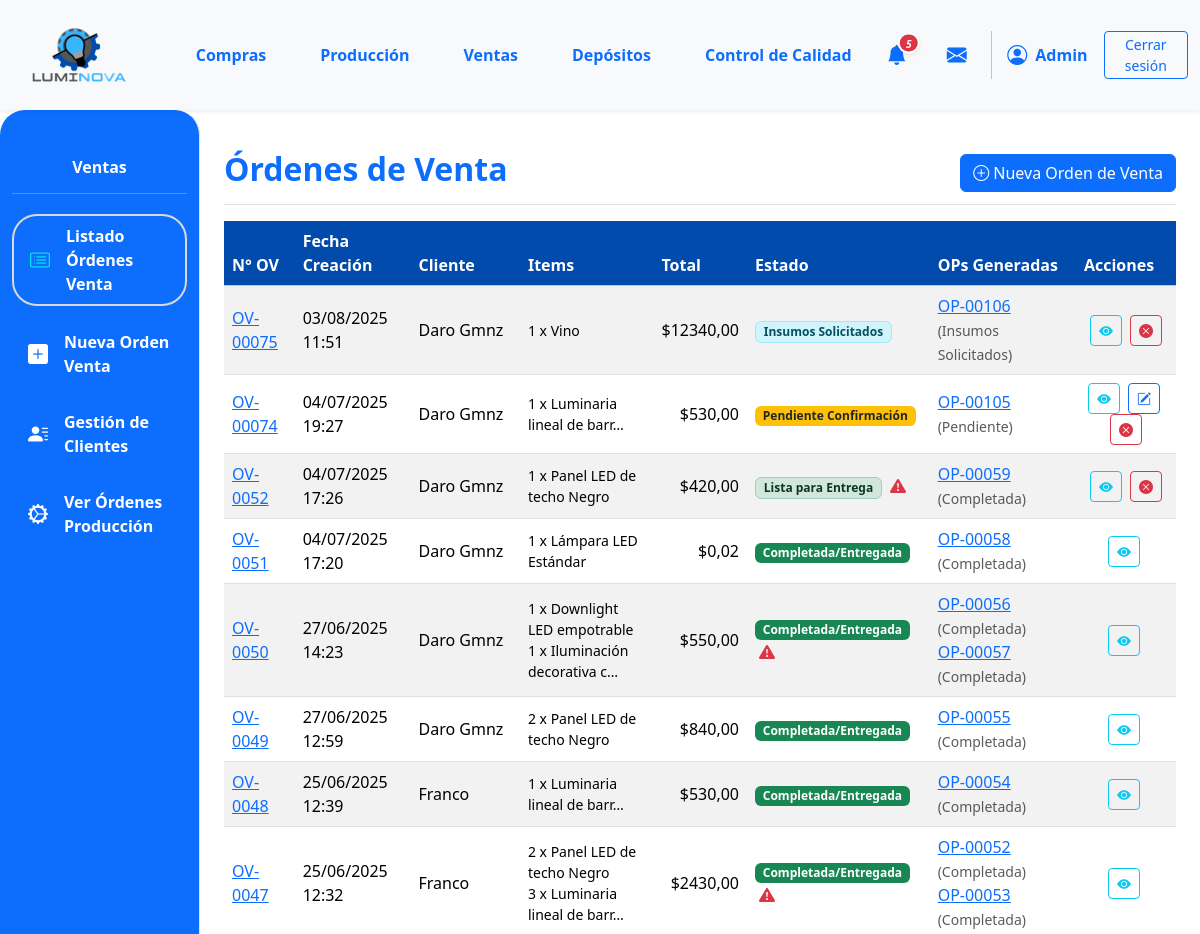
The page /ventas/ventas/ (signed in, upper part) on the database as committed earlier.
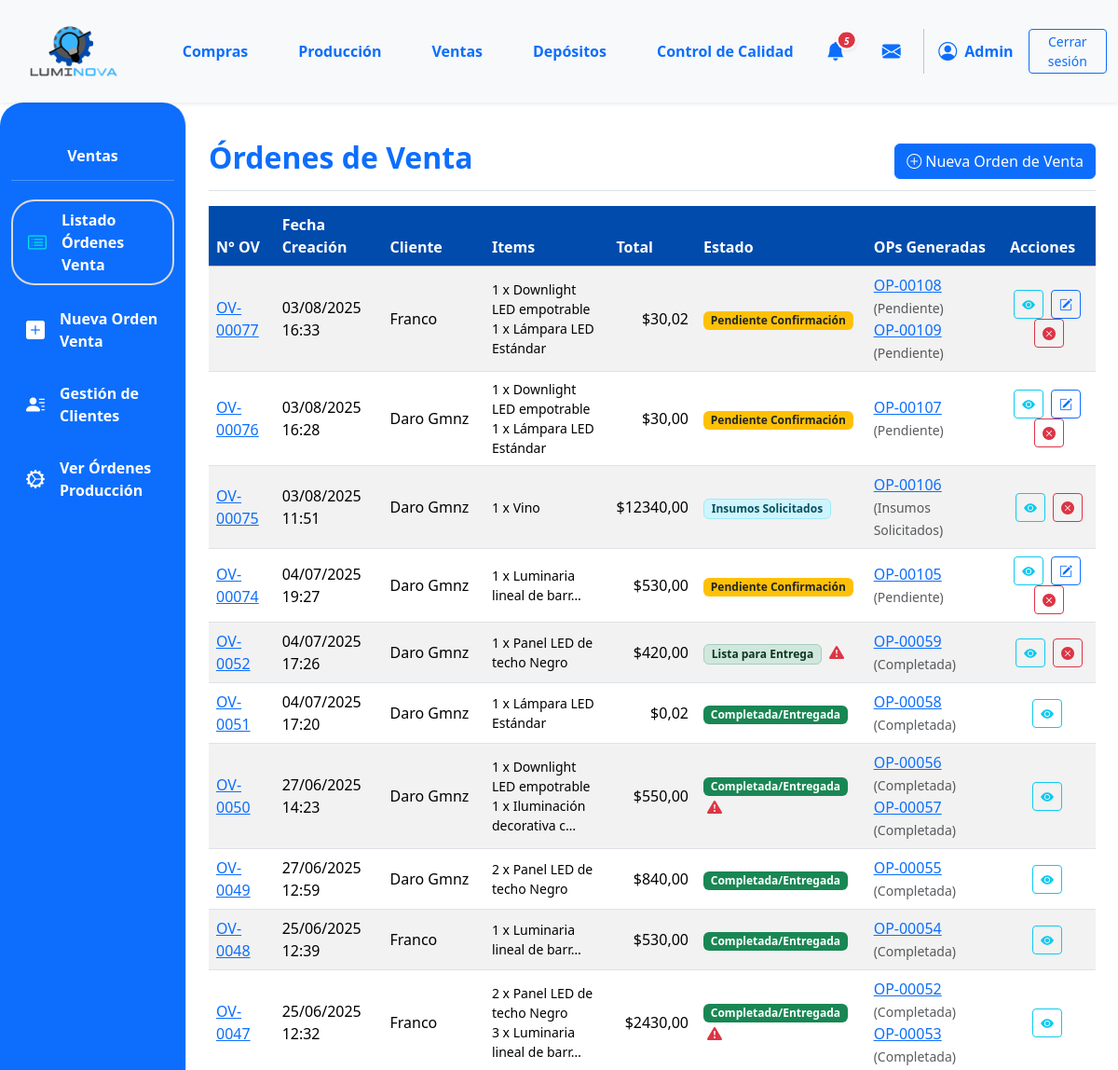
The same page on the database as committed later.
### App_LUMINOVA/models.py (models this page shows, shortened)
class OrdenVenta(models.Model):
    ESTADO_CHOICES = [
        ("PENDIENTE", "Pendiente Confirmación"),
        ("CONFIRMADA", "Confirmada (Esperando Producción)"),
        ("INSUMOS_SOLICITADOS", "Insumos Solicitados"),
        ("PRODUCCION_INICIADA", "Producción Iniciada"),
        ("PRODUCCION_CON_PROBLEMAS", "Producción con Problemas"),
        ("LISTA_ENTREGA", "Lista para Entrega"),
        ("COMPLETADA", "Completada/Entregada"),
        ("CANCELADA", "Cancelada"),
    ]
    numero_ov = models.CharField(
        max_length=20, unique=True, verbose_name="N° Orden de Venta"
    )
    cliente = models.ForeignKey(
        Cliente, on_delete=models.PROTECT, related_name="ordenes_venta"
    )
    fecha_creacion = models.DateTimeField(default=timezone.now)
    estado = models.CharField(
        max_length=50, choices=ESTADO_CHOICES, default="PENDIENTE"
    )
    total_ov = models.DecimalField(
        max_digits=12, decimal_places=2, default=0.00, verbose_name="Total OV"
    )
    notas = models.TextField(blank=True, null=True)

class Cliente(models.Model):
    nombre = models.CharField(max_length=150, unique=True)
    direccion = models.TextField(blank=True)
    telefono = models.CharField(max_length=25, blank=True)
    email = models.EmailField(unique=True, null=True, blank=True)

class ItemOrdenVenta(models.Model):
    orden_venta = models.ForeignKey(
        OrdenVenta, on_delete=models.CASCADE, related_name="items_ov"
    )
    producto_terminado = models.ForeignKey(ProductoTerminado, on_delete=models.PROTECT)
    cantidad = models.PositiveIntegerField()
    precio_unitario_venta = models.DecimalField(
        max_digits=10, decimal_places=2, verbose_name="Precio Unit. en Venta"
    )
    subtotal = models.DecimalField(max_digits=12, decimal_places=2, editable=False)

class ProductoTerminado(models.Model):
    descripcion = models.CharField(max_length=255)  # Aumentado max_length
    categoria = models.ForeignKey(
        CategoriaProductoTerminado,
        on_delete=models.PROTECT,
        related_name="productos_terminados",
    )
    precio_unitario = models.DecimalField(max_digits=10, decimal_places=2, default=0.00)
    stock = models.IntegerField(default=0)
    modelo = models.CharField(max_length=50, blank=True, null=True)
    potencia = models.IntegerField(blank=True, null=True)
    acabado = models.CharField(max_length=50, blank=True, null=True)
    color_luz = models.CharField(max_length=50, blank=True, null=True)
    material = models.CharField(max_length=50, blank=True, null=True)
    imagen = models.ImageField(null=True, blank=True, upload_to="productos_terminados/")
    deposito = models.ForeignKey(
        "Deposito",
        on_delete=models.PROTECT,
        related_name="productos_terminados",
        null=True,
        blank=True,
        help_text="Depósito al que pertenece este producto terminado",
    )

class OrdenProduccion(models.Model):
    numero_op = models.CharField(
        max_length=20, unique=True, verbose_name="N° Orden de Producción"
    )
    orden_venta_origen = models.ForeignKey(
        OrdenVenta,
        on_delete=models.SET_NULL,
        null=True,
        blank=True,
        related_name="ops_generadas",
    )
    producto_a_producir = models.ForeignKey(
        ProductoTerminado, on_delete=models.PROTECT, related_name="ordenes_produccion"
    )
    cantidad_a_producir = models.PositiveIntegerField()
    estado_op = models.ForeignKey(
        EstadoOrden,
        on_delete=models.SET_NULL,
        null=True,
        blank=True,
        related_name="ops_estado",
    )
    fecha_solicitud = models.DateTimeField(default=timezone.now)
    fecha_inicio_real = models.DateTimeField(null=True, blank=True)
    fecha_inicio_planificada = models.DateField(null=True, blank=True)
    fecha_fin_real = models.DateTimeField(null=True, blank=True)
    fecha_fin_planificada = models.DateField(null=True, blank=True)
    sector_asignado_op = models.ForeignKey(
        SectorAsignado,
        on_delete=models.SET_NULL,
        null=True,
        blank=True,
        related_name="ops_sector",
    )
    notas = models.TextField(null=True, blank=True, verbose_name="Notas")
    def get_estado_op_display(self):
        if self.estado_op:
            return self.estado_op.nombre
        return "Sin Estado Asignado"

class EstadoOrden(models.Model):
    nombre = models.CharField(max_length=50, unique=True)

### App_LUMINOVA/views_ventas.py (the view)
# urls.py: path("ventas/", ventas_lista_ov_view, name="ventas_lista_ov"),
@login_required
def ventas_lista_ov_view(request):
    ordenes_de_venta_query = (
        OrdenVenta.objects.select_related("cliente")
        .prefetch_related(
            "items_ov__producto_terminado",
            Prefetch(
                "ops_generadas",
                queryset=OrdenProduccion.objects.select_related(
                    "estado_op", "producto_a_producir"
                )
                .prefetch_related(
                    Prefetch(
                        "reportes_incidencia",
                        queryset=Reportes.objects.select_related(
                            "reportado_por", "sector_reporta"
                        ).order_by("-fecha"),
                    )
                )
                .order_by("numero_op"),
                to_attr="lista_ops_con_reportes_y_estado",  # Usamos un nombre claro para el resultado del prefetch
            ),
        )
        .order_by("-fecha_creacion")
    )
    ordenes_list_con_info_reporte = []
    for ov in ordenes_de_venta_query:
        ov.tiene_algun_reporte_asociado = False  # Inicializar bandera
        if hasattr(
            ov, "lista_ops_con_reportes_y_estado"
        ):  # Verificar que el prefetch funcionó
            for op in ov.lista_ops_con_reportes_y_estado:
                if (
                    op.reportes_incidencia.all().exists()
                ):  # Si alguna de las OPs de esta OV tiene reportes...
                    ov.tiene_algun_reporte_asociado = True
                    break  # Salimos del bucle interior, ya sabemos que hay al menos un reporte.
        ordenes_list_con_info_reporte.append(ov)
    context = {
        "ordenes_list": ordenes_list_con_info_reporte,  # Pasamos la lista procesada a la plantilla
        "titulo_seccion": "Órdenes de Venta",
    }
    return render(request, "ventas/ventas_lista_ov.html", context)

### App_LUMINOVA/context_processors.py (called while the page is built)
def puede_ver_deposito_sidebar(request):
    user = getattr(request, 'user', None)
    if not user or not user.is_authenticated:
        return {'puede_ver_deposito_sidebar': False}
    if user.is_superuser:
        return {'puede_ver_deposito_sidebar': True}
    tiene_depositos = UsuarioDeposito.objects.filter(usuario=user).exists()
    if user.groups.filter(name='Depósito').exists() and tiene_depositos:
        return {'puede_ver_deposito_sidebar': True}
    return {'puede_ver_deposito_sidebar': False}

### App_LUMINOVA/models.py (called while the page is built)
    @staticmethod
    def pedidos_por_deposito(deposito_id):
        return Orden.objects.filter(insumo_principal__deposito_id=deposito_id)

    @staticmethod
    def solicitudes_por_deposito(deposito_id):
        return OrdenProduccion.objects.filter(producto_a_producir__deposito_id=deposito_id)

### App_LUMINOVA/templates/ventas/ventas_lista_ov.html (shortened to what the changed rows need)
{% extends 'padre.html' %}
{% load static %}
{% load django_bootstrap5 %}
{% block content %}
<div class="d-flex justify-content-between flex-wrap flex-md-nowrap align-items-center pt-3 pb-2 mb-3 border-bottom">
    <h1 class="h2 fw-bold text-primary">{{ titulo_seccion }}</h1>
</div>
<div class="table-responsive mt-3">
    <table class="table table-striped table-hover align-middle">
        <thead class="table-light">
            <tr>
                <th {% if not DEBUG %}class="color-thead"{% endif %} style="background-color: #014BAC; color: white;">N° OV</th>
                <th {% if not DEBUG %}class="color-thead"{% endif %} style="background-color: #014BAC; color: white;">Fecha Creación</th>
                <th {% if not DEBUG %}class="color-thead"{% endif %} style="background-color: #014BAC; color: white;">Cliente</th>
                <th {% if not DEBUG %}class="color-thead"{% endif %} style="background-color: #014BAC; color: white;">Items</th>
                <th {% if not DEBUG %}class="color-thead"{% endif %} style="background-color: #014BAC; color: white;" class="text-end">Total</th>
                <th {% if not DEBUG %}class="color-thead"{% endif %} style="background-color: #014BAC; color: white;">Estado</th>
                <th {% if not DEBUG %}class="color-thead"{% endif %} style="background-color: #014BAC; color: white;">OPs Generadas</th>
                <th {% if not DEBUG %}class="color-thead"{% endif %} style="background-color: #014BAC; color: white;" class="text-center">Acciones</th>
            </tr>
        </thead>
        <tbody>
            {% for ov in ordenes_list %}
            <tr>
                <td><a href="{% url 'App_LUMINOVA:ventas_detalle_ov' ov.id %}">{{ ov.numero_ov }}</a></td>
                <td>{{ ov.fecha_creacion|date:"d/m/Y H:i" }}</td>
                <td>{{ ov.cliente.nombre|default_if_none:"N/A" }}</td>
                <td>
                    <ul class="list-unstyled mb-0 small">
                    {% for item in ov.items_ov.all %}
                        <li>{{ item.cantidad }} x {{ item.producto_terminado.descripcion|truncatechars:25 }}</li>
                    {% empty %}
                        <li>Sin ítems</li>
                    {% endfor %}
                    </ul>
                </td>
                <td class="text-end">${{ ov.total_ov|floatformat:2 }}</td>
                <td>
                    <span class="badge
                        {% if ov.estado == 'PENDIENTE' %}bg-warning text-dark
                        {% elif ov.estado == 'CONFIRMADA' %}bg-secondary
                        {% elif ov.estado == 'INSUMOS_SOLICITADOS' %}bg-info-subtle text-info-emphasis border border-info-subtle
                        {% elif ov.estado == 'PRODUCCION_INICIADA' %}bg-primary
                        {% elif ov.estado == 'PRODUCCION_CON_PROBLEMAS' %}bg-danger-subtle text-danger-emphasis border border-danger-subtle
                        {% elif ov.estado == 'LISTA_ENTREGA' %}bg-success-subtle text-success-emphasis border border-success-subtle
                        {% elif ov.estado == 'COMPLETADA' %}bg-success
                        {% elif ov.estado == 'CANCELADA' %}bg-dark
                        {% else %}bg-light text-dark{% endif %}">
                        {{ ov.get_estado_display }}
                    </span>
                    {% if ov.tiene_algun_reporte_asociado %}
                        <a href="#" data-bs-toggle="modal" data-bs-target="#modalReportesOV{{ ov.id }}"
                           class="ms-1" title="Ver reportes de problemas asociados a esta OV">
                            <i class="bi bi-exclamation-triangle-fill text-danger"></i>
                        </a>
                    {% endif %}
                </td>
                <td>
                    {% for op_gen in ov.lista_ops_con_reportes_y_estado %}
                        <a href="{% url 'App_LUMINOVA:produccion_detalle_op' op_gen.id %}">{{ op_gen.numero_op }}</a>
                        <small class="text-muted">({{ op_gen.get_estado_op_display }})</small>
                        {% if not forloop.last %}<br>{% endif %}
                    {% empty %}
                        Ninguna
                    {% endfor %}
                </td>
                <td class="text-center">
                     <a href="{% url 'App_LUMINOVA:ventas_detalle_ov' ov.id %}" class="btn btn-sm btn-outline-info me-1" title="Ver Detalle OV {{ ov.numero_ov }}">
                         <i class="bi bi-eye-fill"></i>
                     </a>
                    {% if ov.estado == 'PENDIENTE' or ov.estado == 'CONFIRMADA' %}
                     <a href="{% url 'App_LUMINOVA:ventas_editar_ov' ov.id %}"
                        class="btn btn-sm btn-outline-primary me-1" title="Editar OV {{ ov.numero_ov }}">
                        <i class="bi bi-pencil-square"></i>
                     </a>
                    {% endif %}
                    {% if ov.estado != 'CANCELADA' and ov.estado != 'COMPLETADA' %}
                     <a href="#" class="btn btn-sm btn-outline-danger"
                        data-bs-toggle="modal"
                        data-bs-target="#cancelarOVModal{{ ov.id }}"
                        title="Cancelar OV {{ ov.numero_ov }}">
                         <i class="bi bi-x-circle-fill"></i>
                     </a>
                    {% endif %}
                </td>
            </tr>
            {% empty %}
            <tr>
                <td colspan="8" class="text-center fst-italic text-muted">No hay órdenes de venta registradas.</td>
            </tr>
            {% endfor %}
        </tbody>
    </table>
</div>
{% endblock %}

Rows that differ between the two databases and show on the page:
added OrdenVenta: numero_ov "OV-00077", fecha_creacion "03/08/2025 16:33", cliente.nombre "Franco", total_ov "30,02", estado "Pendiente Confirmación"
added ItemOrdenVenta: cantidad "1", producto_terminado.descripcion "Downlight LED empotrable", shown under "OV-00077"
added ItemOrdenVenta: cantidad "1", producto_terminado.descripcion "Lámpara LED Estándar", shown under "OV-00077"
added OrdenProduccion: numero_op "OP-00108", estado_op "Pendiente", shown under "OV-00077"
added OrdenProduccion: numero_op "OP-00109", estado_op "Pendiente", shown under "OV-00077"
added OrdenVenta: numero_ov "OV-00076", fecha_creacion "03/08/2025 16:28", cliente.nombre "Daro Gmnz", total_ov "30,00", estado "Pendiente Confirmación"
added ItemOrdenVenta: cantidad "1", producto_terminado.descripcion "Downlight LED empotrable", shown under "OV-00076"
added ItemOrdenVenta: cantidad "1", producto_terminado.descripcion "Lámpara LED Estándar", shown under "OV-00076"
added OrdenProduccion: numero_op "OP-00107", estado_op "Pendiente", shown under "OV-00076"
